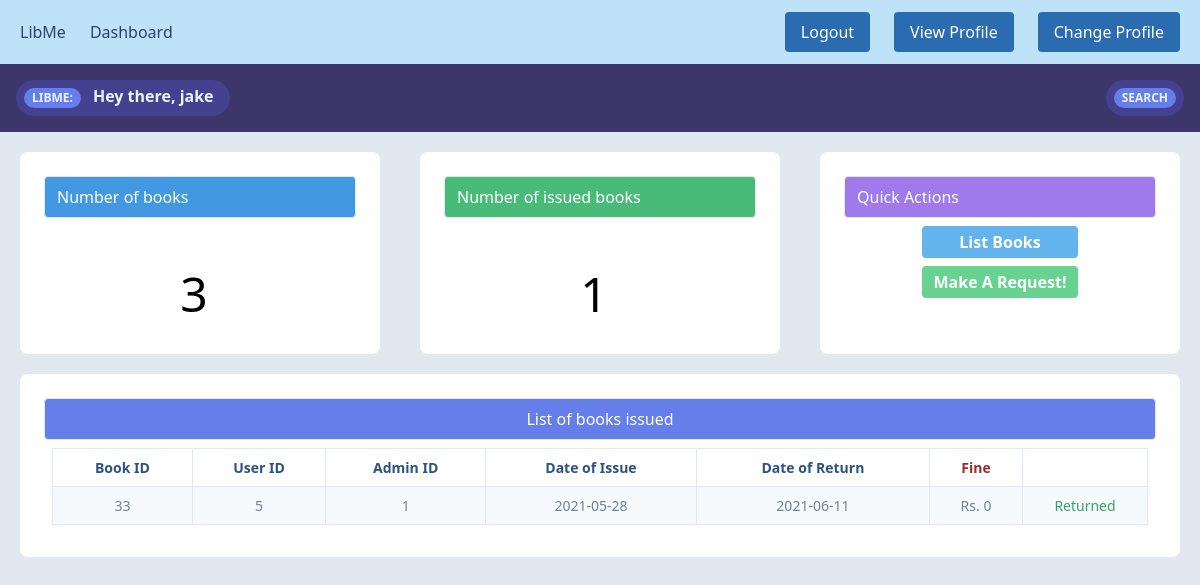
The app's page /client/user-dashboard.php (signed in) with its own data.
### tables this page shows
CREATE TABLE `issues` (
  `issue_id` int(11) NOT NULL,
  `b_no` int(11) NOT NULL,
  `borrower` int(10) UNSIGNED NOT NULL,
  `issuer` int(11) NOT NULL,
  `date_of_issue` date NOT NULL,
  `date_of_return` date NOT NULL,
  `fine` int(11) NOT NULL DEFAULT 0,
  `returned` tinyint(1) NOT NULL DEFAULT 0
);

### client/auth/user-features.php (called while the page is built, shortened)
<?php
function listIssues($conn, $user_id)
{
    $sql = "SELECT * FROM issues WHERE BORROWER = ?;";
    $stmt = mysqli_stmt_init($conn);
    if (!mysqli_stmt_prepare($stmt, $sql)) {
        $er_msg = mysqli_stmt_error($stmt);
        header("location: ../listbooks.php?error=$er_msg");
        exit();
    }
    mysqli_stmt_bind_param($stmt, "i", $user_id);
    mysqli_stmt_execute($stmt);
    mysqli_stmt_execute($stmt);
    $resultData = mysqli_stmt_get_result($stmt);
    return $resultData;
}

### client/auth/listissues.inc.php (the view)
<?php
    if ($issues = listIssues($conn, $_SESSION['id'])) {
?>
        <div class="table w-full p-2">
            <table class="w-full border">
                <thead>
                    <tr class="bg-gray-50 border-b">
                        <th class="p-2 border-r cursor-pointer text-sm text-blue-800">
                            <div class="flex items-center justify-center">
                                Book ID
                            </div>
                        </th>
                        <th class="p-2 border-r cursor-pointer text-sm text-blue-800">
                            <div class="flex items-center justify-center">
                                User ID
                            </div>
                        </th>
                        <th class="p-2 border-r cursor-pointer text-sm text-blue-800">
                            <div class="flex items-center justify-center">
                                Admin ID
                            </div>
                        </th>
                        <th class="p-2 border-r cursor-pointer text-sm text-blue-800">
                            <div class="flex items-center justify-center">
                                Date of Issue
                            </div>
                        </th>
                        <th class="p-2 border-r cursor-pointer text-sm  text-blue-800">
                            <div class="flex items-center justify-center">
                                Date of Return
                            </div>
                        </th>
                        <th class="p-2 border-r cursor-pointer text-sm  text-red-800">
                            <div class="flex items-center justify-center">
                                Fine
                            </div>
                        </th>
                    </tr>
                </thead>
                <tbody>
                    <?php while ($issue = mysqli_fetch_assoc($issues)) { ?>
                        <tr class="bg-gray-100 text-center border-b text-sm text-gray-600">
                            <td class="p-2 border-r"><?php echo $issue['b_no']; ?></td>
                            <td class="p-2 border-r"><?php echo $issue['borrower']; ?></td>
                            <td class="p-2 border-r"><?php echo $issue['issuer']; ?></td>
                            <td class="p-2 border-r"><?php echo $issue['date_of_issue']; ?></td>
                            <td class="p-2 border-r"><?php echo $issue['date_of_return']; ?></td>
                            <td class="p-2 border-r"><?php
                                            $date1 = new DateTime($issue['date_of_return']);
                                            $date2 = new DateTime(date('Y-m-d'));
                                            if($issue['returned'] === 0 && ($date2 > $date1)){
                                            $interval = $date1->diff($date2);
                                            echo 'Rs. '. 1*($interval->days);
                                             }
                                             else{
                                                 echo 'Rs. 0';
                                                }
                                                     ?></td>
                            <td>
                            <?php
                            if ($issue['returned'] === 0)
                            echo "<p class='text-red-600'>Not Returned</p>";
                            else echo "<p class='text-green-600'>Returned</p>";
                                ?>
                            </td>
                        </tr>
                    <?php } ?>
                </tbody>
            </table>
        </div>
<?php }
?>

### records on screen
issues: b_no "33", borrower "5", issuer "1", date_of_issue "2021-05-28", date_of_return "2021-06-11", returned "Rs. 0"

### other values on screen
$_SESSION["name"] "jake"
getBookCount($conn)["count(B_NO)"] "3"
getIssueCount($conn, $_SESSION['id'])["count(issue_id)"] "1"
